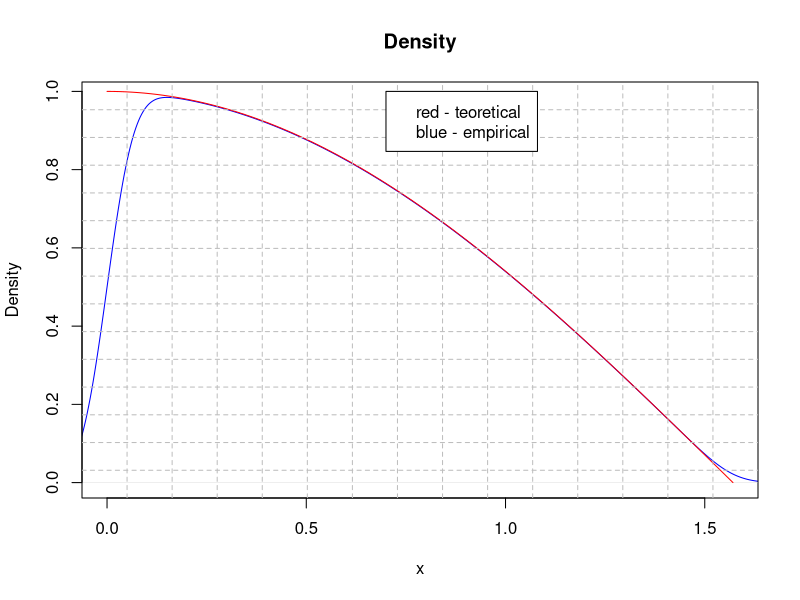

Here is the R script that generated this plot:

dens <- function(x) cos(x)

distrib <- function(x) sin(x)

invert <- function(x) asin(x)

ybetta <- 1.96

sigment <- seq(0, 1, length = 10000)

z <- punif(sigment, min = 0, max = 1)

x <- invert(z)

cat("empirical mean:", sum(x)/length(x))
cat("mean using mean func:", mean(x))
cat("mean from density func:", integrate((function(x) x * dens(x)), 0, pi / 2)$value)
CounttedMean <- integrate((function(x) x * dens(x)), 0, pi / 2)$value

cat("empirical varianse:", sum(x ^ 2) / (length(x) - 1) - sum(x) ^ 2 / (length(x) * (length(x) - 1)))
cat("Varianse using var func:", var(x))
cat("Variance from density function:", integrate((function(x) (x - CounttedMean) ^ 2 * dens(x)), 0, pi / 2)$value)
CountedVar <- integrate((function(x) (x - CounttedMean) ^ 2 * dens(x)), 0, pi / 2)$value

cat("confidence 95% interval: [", CounttedMean - ybetta * sqrt(CountedVar) / sqrt(length(x)), ",",
    CounttedMean + ybetta * sqrt(CountedVar) / sqrt(length(x)), "]", "real:", mean(x))

plot(x = density(x), xlab = "x", main = "Density", xlim = c(0, pi / 2), col = "blue")
curve(dens, add = T, col = "red")
grid(nx = 15, ny = 15, lty = 2, col = "gray", lwd = 1)     
legend(0.7, 1, c("red - teoretical", "blue - empirical"))
